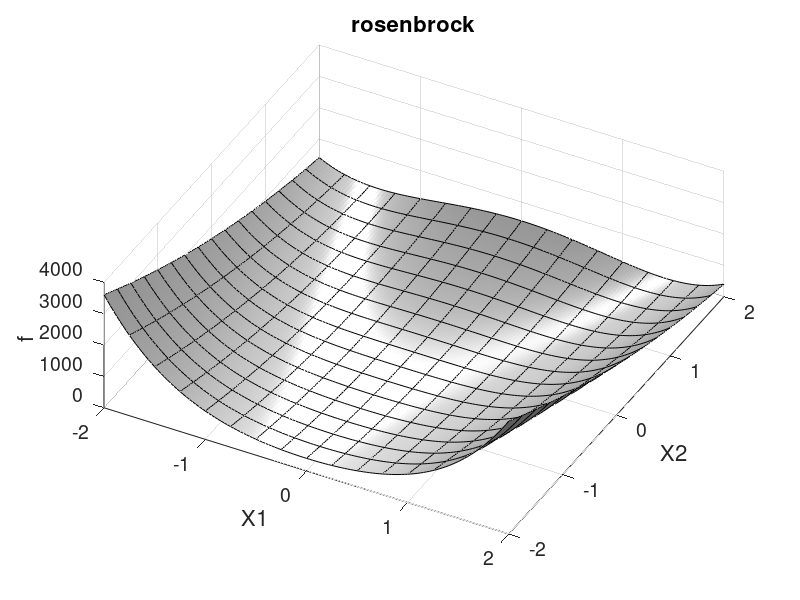
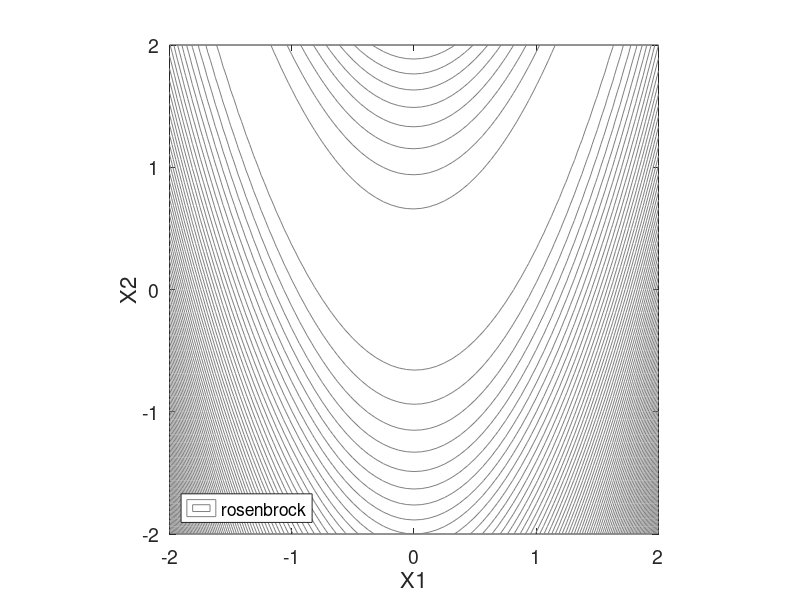
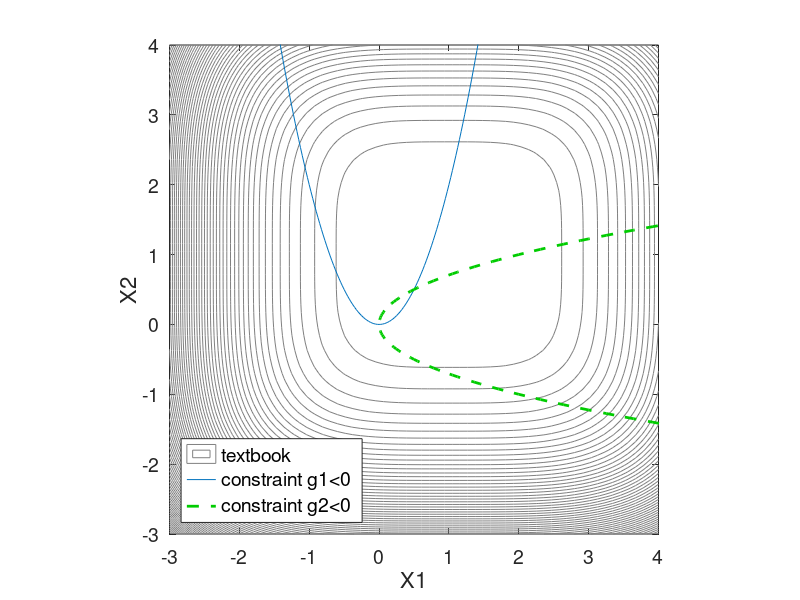
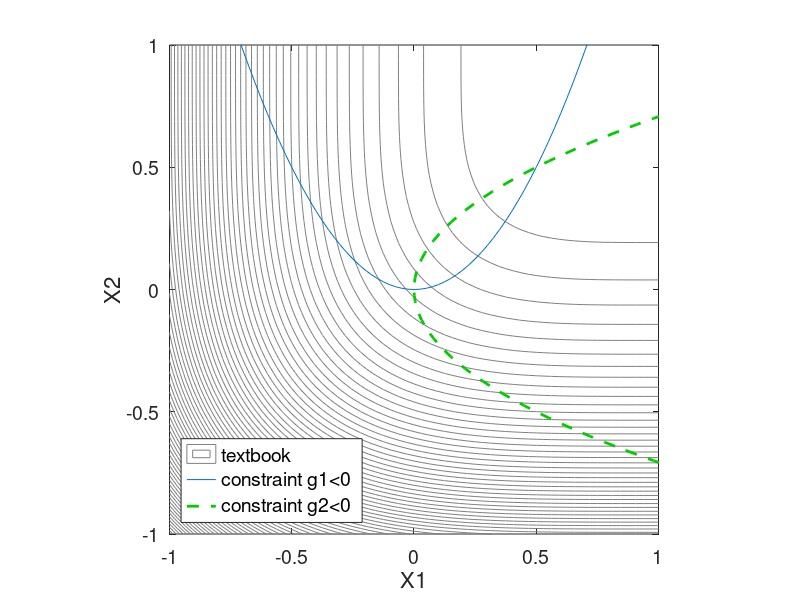

Here is the MATLAB script that generated these plots, in order: (Note: this script raises an error after producing the figures.)
function matlab_manual_image_generator(varargin)
%%%%%%%%%%%%%%%%%%%%%%%%%%%%%%%%%%%%%%%%%%%%%%%%%%%%%%%%%%%%%%%%%%%%%%%%%%%
%start matlab in the .../docs/latex-user directory and then run this
%function. Usage...
%
% matlab_tutorial_image_generator() regenerates all .png plots in the 
%       tutorial chapter of the dakota users manual (you still need to run
%       gimp to autocrop the images)
%
% matlab_tutorial_image_generator(imagefilename) regenerates only the .png
%       plot whose name is stored in the string variable imagefilename (you
%       still need to run gimp on this image to autocrop it)
%
% matlab_tutorial_image_generator(imagefilename1,imagefilename2,...,
%       imagefilenameN) regenerates only the .png plots whose names are
%       contained in the N stringvariables imagefilename1,imagefilename2,
%       ...,imagefilenameN (you still need to run gimp on these image to 
%       autocrop them)
%
% after creating these .png images, this functions outputs to the matlab
% command line the invocation of gimp (gnu image manipulation program) that
% will open all of the just produced .png files at once, and provides 
% instructions for using gimp to autocrop the images and how to then save
% the modified images.
%%%%%%%%%%%%%%%%%%%%%%%%%%%%%%%%%%%%%%%%%%%%%%%%%%%%%%%%%%%%%%%%%%%%%%%%%%%
    path_to_tutorial_examples='../../examples/tutorial/';
    path_to_methods_examples='../../examples/methods/';
    %path_to_save_images='develop_images/'; %I used this for development
    path_to_save_images='images/'; %use this for production
    ax_rosen_full=[-2 2 -2 2 0 4000];
    ax_rosen_zoom=[-0.5 0.5 -0.5 0.5 0 4000];
    ax_rosen_sc_lognorm=[0 30 .5 4];
    ax_textbook_full=[-3 4 -3 4];
    ax_textbook_zoom=[-1 1 -1 1];
    
    %dakota doesn't use maximally bright colors in it's outputs they look
    %closer to the following, note that these are approximate (dakota green 
    %was hard to judge since only example is a thin line in the textbook 
    %problem), these colors are hardcoded into the subfunctions below,
    %could modify to pass them in as arguments but why bother
    %dakotared  =[0.83 0    0   ]; %inputs
    %dakotagreen=[0    0.8  0   ]; %constraints
    %dakotablue =[0    0    0.87]; %outputs
    
    if(nargin==0)
        %this is a complete listing of the files it can produce, and it
        %does produce all of them when this function is passed no arguments
        output_files={...
            'rosen_3d_surf.png',...
            'rosen_2d_surf.png',...
            'textbook_contours.png',...
            'textbook_closeup.png',...
            'rosen_2d_pts.png',...
            'rosen_vect_pts.png',...
            'rosen_grad_opt_pts.png',...
            'textbook_history.png',...
            'rosen_ps_opt_pts.png',...
            'rosen_ps_opt_pts2.png',...
            'rosen_ea_init.png',...
            'rosen_ea_final.png',...
            'dakota_mogatest1_pareto_front.png',...
            'rosen_nond_pts.png',...
            'rosen_pce_pts.png',...
            'rosen_sc_pts.png',...
            'dakota_mogatest2_pareto_front.png',...
            'dakota_mogatest3_pareto_set.png',...
            'dakota_mogatest3_pareto_front.png'};
        Nout=length(output_files);
    else
        %only regenerate the images whose filenames were passed into this
        %function as string variables (it accepts an arbitrary number of
        %inputs)
        Nout=nargin;
        output_files= varargin;
    end
            
    gimp_command_string='gimp'; %start the gimp command string, below we 
    %will append the filenames of all images that we regenerate
    for iout=1:Nout
        switch(char(output_files{iout}))
            case 'rosen_3d_surf.png'
                imagename=plot_rosenbrock_3D(ax_rosen_full,...
                    path_to_save_images);
                gimp_command_string=sprintf('%s %s',gimp_command_string,...
                    imagename);
            case 'rosen_2d_surf.png'
                fig=figure;
                iflegend=1; %if plot legend
                imagename=plot_rosenbrock_contour(fig,ax_rosen_full,...
                    iflegend,path_to_save_images);
                gimp_command_string=sprintf('%s %s',gimp_command_string,...
                    imagename);
            case 'textbook_contours.png'
                fig=figure; 
                ifcon=1; %if plot constraints
                iflegend=1; %if plot a legend
                imagename=plot_textbook_contour(fig,ax_textbook_full,...
                    ifcon,iflegend,path_to_save_images,...
                    char(output_files{iout}));
                gimp_command_string=sprintf('%s %s',gimp_command_string,...
                      imagename);
            case 'textbook_closeup.png'
                fig=figure; 
                ifcon=1; %if plot constraints
                iflegend=1; %if plot a legend
                imagename=plot_textbook_contour(fig,ax_textbook_zoom,...
                    ifcon,iflegend,path_to_save_images,...
                    char(output_files{iout}));
                gimp_command_string=sprintf('%s %s',gimp_command_string,...
                    imagename);
            case 'rosen_2d_pts.png'
                imagename=plot_rosenbrock_2d_param_study(...
                    path_to_tutorial_examples,ax_rosen_full,...
                    path_to_save_images);
                gimp_command_string=sprintf('%s %s',gimp_command_string,...
                    imagename);
            case 'rosen_vect_pts.png'
                imagename=plot_rosenbrock_vector_param_study(...
                    path_to_tutorial_examples,ax_rosen_full,...
                    path_to_save_images);
                gimp_command_string=sprintf('%s %s',gimp_command_string,...
                    imagename);
            case 'rosen_grad_opt_pts.png'
                imagename=plot_rosenbrock_grad_opt(...
                    path_to_tutorial_examples,ax_rosen_full,...
                    path_to_save_images);
                gimp_command_string=sprintf('%s %s',gimp_command_string,...
                    imagename);                
            case 'textbook_history.png'
                imagename=plot_textbook_constrained_opt_example(...
                    path_to_tutorial_examples,ax_textbook_full,...
                    path_to_save_images);
                gimp_command_string=sprintf('%s %s',gimp_command_string,...
                    imagename);
            case 'rosen_ps_opt_pts.png'
                fname='rosen_ps_opt_pts.png';
                imagename=plot_rosenbrock_ps_opt(...
                    path_to_tutorial_examples,ax_rosen_full,...
                    path_to_save_images,char(output_files{iout}));
                gimp_command_string=sprintf('%s %s',gimp_command_string,...
                    imagename);
            case 'rosen_ps_opt_pts2.png'
                imagename=plot_rosenbrock_ps_opt(...
                    path_to_tutorial_examples,ax_rosen_zoom,...
                    path_to_save_images,char(output_files{iout}));
                gimp_command_string=sprintf('%s %s',gimp_command_string,...
                    imagename);
            case 'rosen_ea_init.png' 
                imagename=plot_rosenbrock_ea_opt(...
                    path_to_tutorial_examples,ax_rosen_full,...
                    path_to_save_images,char(output_files{iout}));
                gimp_command_string=sprintf('%s %s',gimp_command_string,...
                    imagename);
            case 'rosen_ea_final.png' 
                imagename=plot_rosenbrock_ea_opt(...
                    path_to_tutorial_examples,ax_rosen_full,...
                    path_to_save_images,char(output_files{iout}));
                gimp_command_string=sprintf('%s %s',gimp_command_string,...
                    imagename);
            case 'dakota_mogatest1_pareto_front.png'
                imagename=plot_mogatest1(path_to_tutorial_examples,...
                    path_to_save_images);
                gimp_command_string=sprintf('%s %s',gimp_command_string,...
                    imagename);
            case 'rosen_nond_pts.png'
                imagename=plot_rosenbrock_nond(...
                    path_to_tutorial_examples,ax_rosen_full,...
                    path_to_save_images);
                gimp_command_string=sprintf('%s %s',gimp_command_string,...
                    imagename);
            case 'rosen_pce_pts.png'
                imagename=plot_rosenbrock_pce(...
                    path_to_tutorial_examples,ax_rosen_full,...
                    path_to_save_images);
                gimp_command_string=sprintf('%s %s',gimp_command_string,...
                    imagename);
            case 'rosen_sc_pts.png'
                imagename=plot_rosenbrock_sc(...
                    path_to_methods_examples,ax_rosen_sc_lognorm,...
                    path_to_save_images);
                gimp_command_string=sprintf('%s %s',gimp_command_string,...
                    imagename);
            case 'dakota_mogatest2_pareto_front.png'
                imagename=plot_mogatest2(path_to_methods_examples,...
                    path_to_save_images);
                gimp_command_string=sprintf('%s %s',gimp_command_string,...
                    imagename);
            case 'dakota_mogatest3_pareto_set.png'
                imagename=plot_mogatest3(path_to_methods_examples,...
                    path_to_save_images,char(output_files{iout}));
                gimp_command_string=sprintf('%s %s',gimp_command_string,...
                    imagename);
            case 'dakota_mogatest3_pareto_front.png'
                imagename=plot_mogatest3(path_to_methods_examples,...
                    path_to_save_images,char(output_files{iout}));
                gimp_command_string=sprintf('%s %s',gimp_command_string,...
                    imagename);
            otherwise
                error('unknown output file "%s"',char(output_files{iout}));
        end
    end
    gimp_command_string=sprintf('%s &',gimp_command_string);
    
    %print instructions for autocropping the image files in gimp for the
    %user... not the string contained in gimp command string will open
    %every image this function just regenerated in one invocation (i.e. it
    %saves the user time and decreases the likelihood of an image being
    %missed)
    disp(sprintf('\nInstructions, do the following:\ncd %s',...
        path_to_save_images));
    disp(gimp_command_string);
    disp(sprintf('Within gimp do a "image->autocrop image" followed %s',...
        'by a "file->save" for each image'));
    disp('Also doing a "file->save as" to ".eps" format is optional');    
end

%%%%%%%%%%%%%%%%%%%%%%%%%%%%%%%%%%%%%%%%%%%%%%%%%%%%%%%%%%%%%%%%%%%%%%%%%%%
%the individual functions below this line only create image files if they
%are called with the "path_to_save_images" argument, i.e. you can preview
%images without writing them to file by omitting them "path_to_save_images"
%and later arguments when calling them.
%%%%%%%%%%%%%%%%%%%%%%%%%%%%%%%%%%%%%%%%%%%%%%%%%%%%%%%%%%%%%%%%%%%%%%%%%%%

function imagename=plot_rosenbrock_3D(ax,path_to_save_images)
    N=129;
    x1=repmat(((0:N-1)/(N-1))'*(ax(2)-ax(1))+ax(1),1,N);
    x2=repmat(((0:N-1)/(N-1)) *(ax(4)-ax(3))+ax(3),N,1);
    f=100*(x2-x1.^2).^2+(1-x1).^2;
    fig=figure;
    colormap('white'); 
    surf(x1,x2,f);
    shading interp;
    hold on;
    plot3(x1(:,1:8:N) ,x2(:,1:8:N) ,f(:,1:8:N) ,'-k',...
          x1(1:8:N,:)',x2(1:8:N,:)',f(1:8:N,:)','-k');
    view(0,140);
    hcl=camlight('headlight');
    view(28,65);
    axis(ax);
    set(gca,'Fontsize',14);
    xlabel('X1','Fontsize',16);
    ylabel('X2','Fontsize',16);
    zlabel('f','Fontsize',16);
    title('rosenbrock','fontsize',16);
    imagename=[];
    if(nargin>1)
        imagename='rosen_3d_surf.png';
        print('-dpng',[path_to_save_images imagename]);
    end
end

%%%%%%%%%%%%%%%%%%%%%%%%%%%%%%%%%%%%%%%%%%%%%%%%%%%%%%%%%%%%%%%%%%%%%%%%%%%

function imagename=plot_rosenbrock_contour(fig,ax,iflegend,...
    path_to_save_images)
    N=65;
    x1=repmat(((0:N-1)/(N-1))'*(ax(2)-ax(1))+ax(1),1,N);
    x2=repmat(((0:N-1)/(N-1)) *(ax(4)-ax(3))+ax(3),N,1);
    f=100*(x2-x1.^2).^2+(1-x1).^2;
    figure(fig);
    %V=0:50:ax(6);
    contour(x1,x2,f,80,'linestyle','-','linecolor',0.5*ones(1,3));
    axis equal;
    axis(ax(1:4));
    set(gca,'Fontsize',14);
    xlabel('X1','Fontsize',16);
    ylabel('X2','Fontsize',16);
    if(iflegend)
       set(legend('rosenbrock','location','southwest'),'fontsize'); 
    end
    imagename=[];
    if(nargin>3)
        imagename='rosen_2d_surf.png';
        print('-dpng',[path_to_save_images imagename]);
    end
end

%%%%%%%%%%%%%%%%%%%%%%%%%%%%%%%%%%%%%%%%%%%%%%%%%%%%%%%%%%%%%%%%%%%%%%%%%%%

function imagename=plot_textbook_contour(fig,ax,ifcon,iflegend,...
    path_to_save_images,fname)
    N=65;
    x1=repmat(((0:N-1)/(N-1))'*(ax(2)-ax(1))+ax(1),1,N);
    x2=repmat(((0:N-1)/(N-1)) *(ax(4)-ax(3))+ax(3),N,1);
    f=(x1-1).^4+(x2-1).^4;
    [c,h]=contour(x1,x2,f,74,'linestyle','-','linecolor',0.5*ones(1,3));
    %clabel(c,h);
    axis equal;
    axis(ax(1:4));
    set(gca,'Fontsize',14);
    xlabel('X1','Fontsize',16);
    ylabel('X2','Fontsize',16); 
    if(ifcon)
        %plot constraints
        %g1(x1,x2) is (x1.^2-0.5*x2)<0; %contstaint 1 solid
        %g2(x1,x2) is (x2.^2-0.5*x1)<0; %constraint 2 dashed
        t=-32:.1:32;
        x1g1=t/4;
        x2g1=t.^2/8;
        x1g2=x2g1;
        x2g2=x1g1;
        hold on; 
        plot(x1g1,x2g1,'-',x1g2,x2g2,'--','linewidth',2,'color',[0 0.8 0]);
        if(iflegend)            
            h=legend('textbook','constraint g1<0','constraint g2<0',...
                'location','southwest');
            set(h,'fontsize',14);

            %h=legend('constraints','g1<0','g2<0','location','southwest');
            %hchild=get(h,'children');
            %delete(hchild(7));
        end
        hold off;
    end
    imagename=[];
    if(nargin>4)
        imagename=fname;
        print('-dpng',[path_to_save_images imagename]);        
    end
end

%%%%%%%%%%%%%%%%%%%%%%%%%%%%%%%%%%%%%%%%%%%%%%%%%%%%%%%%%%%%%%%%%%%%%%%%%%%

function imagename=plot_rosenbrock_2d_param_study(...
    path_to_tutorial_examples,ax,path_to_save_images)

    fid=fopen([path_to_tutorial_examples ...
        'rosenbrock_2d_tabular.dat'],'r');
    if(fid==-1)
        error('Could not find file: "%s"',[path_to_tutorial_examples ...
        'rosenbrock_2d_tabular.dat']);
    end
    fgetl(fid); %string of the header line
    data=fscanf(fid,'%g',[4 inf])';
    fclose(fid);
    fig=figure;
    plot_rosenbrock_contour(fig,ax,0); %(fig,ax,iflegend)
    hold on;
    plot(data(:,2),data(:,3),'o','markeredgecolor',[0.83 0 0],...
        'markerfacecolor',[0.83 0 0]);
    %set(legend('rosenbrock','param study','location','best'),...
    %    'fontsize',14);
    hold off;
    imagename=[];
    if(nargin>2)
        imagename='rosen_2d_pts.png';
        print('-dpng',[path_to_save_images imagename]);        
    end
end

%%%%%%%%%%%%%%%%%%%%%%%%%%%%%%%%%%%%%%%%%%%%%%%%%%%%%%%%%%%%%%%%%%%%%%%%%%%

function imagename=plot_rosenbrock_vector_param_study(...
    path_to_tutorial_examples,ax,path_to_save_images)

    fid=fopen([path_to_tutorial_examples ...
        'rosenbrock_vector_tabular.dat'],'r');
    if(fid==-1)
        error('Could not find file: "%s"',[path_to_tutorial_examples ...
        'rosenbrock_vector_tabular.dat']);
    end    
    fgetl(fid); %string of the header line
    data=fscanf(fid,'%g',[4 inf])';
    fclose(fid);
    fig=figure;
    plot_rosenbrock_contour(fig,ax,0); %(fig,ax,iflegend)
    hold on;
    plot(data(:,2),data(:,3),'o','markeredgecolor',[0.83 0 0],...
        'markerfacecolor',[0.83 0 0]);
    set(legend('rosenbrock','parameter study','location','southwest'),...
        'fontsize',14);
    hold off;
    imagename=[];
    if(nargin>2)
        imagename='rosen_vect_pts.png';
        print('-dpng',[path_to_save_images imagename]);        
    end
end

%%%%%%%%%%%%%%%%%%%%%%%%%%%%%%%%%%%%%%%%%%%%%%%%%%%%%%%%%%%%%%%%%%%%%%%%%%%

function imagename=plot_rosenbrock_grad_opt(...
    path_to_tutorial_examples,ax,path_to_save_images)

    fid=fopen([path_to_tutorial_examples ...
        'rosenbrock_grad_opt_tabular.dat'],'r');
    if(fid==-1)
        error('Could not find file: "%s"',[path_to_tutorial_examples ...
        'rosenbrock_grad_opt_tabular.dat']);
    end    
    fgetl(fid); %string of the header line
    data=fscanf(fid,'%g',[4 inf])';
    fclose(fid);
    fig=figure;
    plot_rosenbrock_contour(fig,ax,0); %(fig,ax,iflegend)
    hold on;
    plot(data(:,2),data(:,3),'o','markeredgecolor',[0.83 0 0],...
        'markerfacecolor',[0.83 0 0]);
    set(legend('rosenbrock','iteration history','location','southwest'),...
        'fontsize',14);
    hold off;
    imagename=[];
    if(nargin>2)
        imagename='rosen_grad_opt_pts.png';
        print('-dpng',[path_to_save_images imagename]);        
    end
end

%%%%%%%%%%%%%%%%%%%%%%%%%%%%%%%%%%%%%%%%%%%%%%%%%%%%%%%%%%%%%%%%%%%%%%%%%%%

function imagename=plot_textbook_constrained_opt_example(...
    path_to_tutorial_examples,ax,path_to_save_images)
    %this function generates the plot for the "constrained optimization of
    %the textbook function" example.  It requires that the
    %"dakota_tabular.dat" (in the example directory) output file for this 
    %example be moved to "textbook_tabular.dat" (in the example directory)
    %after running this function you will want to open the plot in gimp and
    %do an "image->autocrop image" save and also save as a .eps file
    fid=fopen([path_to_tutorial_examples 'textbook_tabular.dat'],'r');
    if(fid==-1)
        error('Could not find file: "%s"',[path_to_tutorial_examples ...
        'textbook_tabular.dat']);
    end    
    fgetl(fid); %string of the header line
    data=fscanf(fid,'%g',[6 inf])';
    fclose(fid);
    fig=figure;
    plot_textbook_contour(fig,ax,1,0); %(fig,ax,ifconstraints,iflegend)
    hold on;
    plot(data(:,2),data(:,3),'o','markeredgecolor',[0.83 0 0],...
        'markerfacecolor',[0.83 0 0]);
    set(legend('textbook','constraint g1<0','constraint g2<0',...
        'iteration history','location','southwest'),'fontsize',14);
    hold off; 
    imagename=[];
    if(nargin>2)
        imagename='textbook_history.png';
        print('-dpng',[path_to_save_images imagename]);
    end
end

%%%%%%%%%%%%%%%%%%%%%%%%%%%%%%%%%%%%%%%%%%%%%%%%%%%%%%%%%%%%%%%%%%%%%%%%%%%

function imagename=plot_rosenbrock_ps_opt(path_to_tutorial_examples,...
    ax,path_to_save_images,fname)

    fid=fopen([path_to_tutorial_examples ...
        'rosenbrock_ps_opt_tabular.dat'],'r');
    if(fid==-1)
        error('Could not find file: "%s"',[path_to_tutorial_examples ...
        'rosenbrock_ps_opt_tabular.dat']);
    end    
    fgetl(fid); %string of the header line
    data=fscanf(fid,'%g',[4 inf])';
    fclose(fid);
    fig=figure;
    plot_rosenbrock_contour(fig,ax,0); %(fig,ax,iflegend)
    hold on;
    %N=min(size(data,1),50);
    %h=text(data(1:N,2),data(1:N,3),num2str((1:N)')); %prints numbers
    %%instead of dots at data point locations
    %for ih=1:N
    %    set(h(ih),'HorizontalAlignment','center');
    %end
    plot(data(:,2),data(:,3),'o','markeredgecolor',[0.83 0 0],...
        'markerfacecolor',[0.83 0 0]);
    set(legend('rosenbrock','iteration history','location','southwest'),...
        'fontsize',14);
    hold off;
    imagename=[];
    if(nargin>2)
        imagename=fname;
        print('-dpng',[path_to_save_images imagename]);        
    end
end

%%%%%%%%%%%%%%%%%%%%%%%%%%%%%%%%%%%%%%%%%%%%%%%%%%%%%%%%%%%%%%%%%%%%%%%%%%%

function imagename=plot_rosenbrock_ea_opt(path_to_tutorial_examples,...
    ax,path_to_save_images,fname)

    fid=fopen([path_to_tutorial_examples ...
        'rosenbrock_ea_opt_tabular.dat'],'r');
    if(fid==-1)
        error('Could not find file: "%s"',[path_to_tutorial_examples ...
        'rosenbrock_ea_opt_tabular.dat']);
    end    
    fgetl(fid); %string of the header line
    data=fscanf(fid,'%g',[4 inf])';
    fclose(fid);
    warning(['plot_rosenbrock_ea_opt is assuming "population_size = 50"'...
        'and "replacement_type chc = 10"']);
    if(strcmp(fname,'rosen_ea_init.png'))
        data=data(1:50,:);
    elseif(strcmp(fname,'rosen_ea_final.png'))
        Npts=size(data,1);
        yada=sortrows(data(1:Npts-40,:),4);
        data=[yada(1:10,:); data(Npts-40+1:Npts,:)];
    else
       error('%s is an unknown filename',fname); 
    end
    fig=figure;
    plot_rosenbrock_contour(fig,ax,0); %(fig,ax,iflegend)
    hold on;
    plot(data(:,2),data(:,3),'o','markeredgecolor',[0.83 0 0],...
        'markerfacecolor',[0.83 0 0]);
    if(strcmp(fname,'rosen_ea_init.png'))
        %the location of this legend is hardcoded so as to not block any
        %data points given the current behavior of dakota (i.e. dakota 5.0)
        h=legend('rosenbrock','initial pop','location','southeast');
        set(h,'fontsize',14);
        pos=get(h,'position');
        pos(2)=pos(2)*1.1;
        set(h,'position',pos);
        %save DEVELOPME;
        %bob;
    elseif(strcmp(fname,'rosen_ea_final.png'))
        set(legend('rosenbrock','final pop','location','southwest'),...
            'fontsize',14);    
    end
    hold off;
    imagename=[];
    if(nargin>2)
        imagename=fname;
        print('-dpng',[path_to_save_images imagename]);        
    end
end

%%%%%%%%%%%%%%%%%%%%%%%%%%%%%%%%%%%%%%%%%%%%%%%%%%%%%%%%%%%%%%%%%%%%%%%%%%%

function imagename=plot_mogatest1(path_to_tutorial_examples,...
    path_to_save_images)
    %this function attempts to autoselect good axis bounds for the plot,
    %but parameters in the selection logic (i.e. the spacing of tick marks)
    %assume that the general range of the output does not change MUCH from
    %their current values (dakota release 5.0)

    fid=fopen([path_to_tutorial_examples 'mogatest1_finaldata1.dat'],'r');
    if(fid==-1)
        error('Could not find file: "%s"',[path_to_tutorial_examples ...
        'mogatest1_finaldata1.dat']);
    end    
    data=fscanf(fid,'%g',[5 inf])';
    fclose(fid);
    plot(data(:,4),data(:,5),'*','markeredgecolor',[0 0 0.87]);
    minmoga=floor(min(data(:,4:5)));
    maxmoga=ceil(max(data(:,4:5)));
    axis equal;
    axis(reshape([minmoga; maxmoga],1,4));
    set(gca,'Xtick',minmoga(1):0.1:maxmoga(1),'Ytick',...
        minmoga(2):0.1:maxmoga(2),'Fontsize',12)
    title('MOGA Test Problem #1 - Concave Pareto Frontier','Fontsize',14);
        xlabel('F1','Fontsize',14);
    ylabel('F2','Fontsize',14);
    imagename=[];
    if(nargin>1)
        imagename='dakota_mogatest1_pareto_front.png';
        print('-dpng',[path_to_save_images imagename]);
    end
end

%%%%%%%%%%%%%%%%%%%%%%%%%%%%%%%%%%%%%%%%%%%%%%%%%%%%%%%%%%%%%%%%%%%%%%%%%%%

function imagename=plot_rosenbrock_nond(...
    path_to_tutorial_examples,ax,path_to_save_images)

    fid=fopen([path_to_tutorial_examples ...
        'rosenbrock_nond_tabular.dat'],'r');
    if(fid==-1)
        error('Could not find file: "%s"',[path_to_tutorial_examples ...
        'rosenbrock_nond_tabular.dat']);
    end 
    fgetl(fid); %string of the header line
    data=fscanf(fid,'%g',[4 inf])';
    fclose(fid);
    fig=figure;
    plot_rosenbrock_contour(fig,ax,0); %(fig,ax,iflegend)
    hold on;
    plot(data(:,2),data(:,3),'o','markeredgecolor',[0.83 0 0],...
        'markerfacecolor',[0.83 0 0]);
    %set(legend('rosenbrock','nond','location','best'),...
    %    'fontsize',14);
    hold off;
    imagename=[];
    if(nargin>2)
        imagename='rosen_nond_pts.png';
        print('-dpng',[path_to_save_images imagename]);
    end
end

%%%%%%%%%%%%%%%%%%%%%%%%%%%%%%%%%%%%%%%%%%%%%%%%%%%%%%%%%%%%%%%%%%%%%%%%%%%

function imagename=plot_rosenbrock_pce(...
    path_to_tutorial_examples,ax,path_to_save_images)

    fid=fopen([path_to_tutorial_examples ...
        'rosenbrock_pce_tabular.dat'],'r');
    if(fid==-1)
        error('Could not find file: "%s"',[path_to_tutorial_examples ...
        'rosenbrock_pce_tabular.dat']);
    end 
    fgetl(fid); %string of the header line
    data=fscanf(fid,'%g',[4 inf])';
    fclose(fid);
    fig=figure;
    plot_rosenbrock_contour(fig,ax,0); %(fig,ax,iflegend)
    hold on;
    plot(data(:,2),data(:,3),'o','markeredgecolor',[0.83 0 0],...
        'markerfacecolor',[0.83 0 0]);
    h=legend('rosenbrock','TP Gauss. pts','location','southwest');
        set(h,'fontsize',14);
        pos=get(h,'position');
        pos(2)=pos(2)*2;
        set(h,'position',pos);
    %set(legend('rosenbrock','nond','location','best'),...
    %    'fontsize',14);
    hold off;
    imagename=[];
    if(nargin>2)
        imagename='rosen_pce_pts.png';
        print('-dpng',[path_to_save_images imagename]);
    end
end

%%%%%%%%%%%%%%%%%%%%%%%%%%%%%%%%%%%%%%%%%%%%%%%%%%%%%%%%%%%%%%%%%%%%%%%%%%%


function imagename=plot_rosenbrock_sc(path_to_methods_examples,ax,...
    path_to_save_images)

    fid=fopen([path_to_methods_examples ...
        'nond_stoch_collocation_tabular.dat'],'r');
    if(fid==-1)
        error('Could not find file: "%s"',[path_to_methods_examples ...
        'nond_stoch_collocation_tabular.dat']);
    end 
    fgetl(fid); %string of the header line
    data=fscanf(fid,'%g',[4 inf])';
    fclose(fid);

    fig=figure;
    %plot_rosenbrock_contour(fig,ax,0); 
    %hold on;
    plot(data(:,2),data(:,3),'o','markeredgecolor',[0.83 0 0],'markerfacecolor',[0.83 0 0]);
    grid on;
    %axis normal;
    axis(ax);
    %hold off; 
    set(gca,'Fontsize',14);
    xlabel('X1','Fontsize',16);
    ylabel('X2','Fontsize',16);
    set(legend('Collocation Pts','location','best'),'fontsize',14);
    %set(legend('rosenbrock','Collocation Pts','location','northeast'),'fontsize',14);

    imagename=[];
    if(nargin>2)
        imagename='rosen_sc_pts.png';
        print('-dpng',[path_to_save_images imagename]);
    end
end







%%%%%%%%%%%%%%%%%%%%%%%%%%%%%%%%%%%%%%%%%%%%%%%%%%%%%%%%%%%%%%%%%%%%%%%%%%%

function imagename=plot_mogatest2(path_to_methods_examples,...
    path_to_save_images)
    %this function attempts to autoselect good axis bounds for the plot,
    %but parameters in the selection logic (i.e. the spacing of tick marks)
    %assume that the general range of the output does not change MUCH from
    %their current values (dakota release 5.0)
    
    fid=fopen([path_to_methods_examples ...
        'mogatest2_finaldata1.dat'],'r');
    if(fid==-1)
        error('Could not find file: "%s"',[path_to_methods_examples ...
        'mogatest2_finaldata1.dat']);
    end 
    data=fscanf(fid,'%g',[4 inf])';
    fclose(fid);
    plot(data(:,3),data(:,4),'*','markeredgecolor',[0 0 0.87]);
    minmoga=floor(min(data(:,3:4)).*[10 5])./[10 5];
    maxmoga=ceil( max(data(:,3:4)).*[10 5])./[10 5];
    
    axis(reshape([minmoga; maxmoga],1,4));
    set(gca,'Xtick',minmoga(1):0.1:maxmoga(1),'Ytick',...
        minmoga(2):0.2:maxmoga(2),'Fontsize',12)
    title('MOGA Test Problem #2 - Discrete Pareto Frontier','Fontsize',14);
    xlabel('F1','Fontsize',14);
    ylabel('F2','Fontsize',14);
    
    imagename=[];
    if(nargin>1)
        imagename='dakota_mogatest2_pareto_front.png';
        print('-dpng',[path_to_save_images imagename]);
    end
end

%%%%%%%%%%%%%%%%%%%%%%%%%%%%%%%%%%%%%%%%%%%%%%%%%%%%%%%%%%%%%%%%%%%%%%%%%%%

function imagename=plot_mogatest3(path_to_methods_examples,...
    path_to_save_images,fname)
    %this function attempts to autoselect good axis bounds for the plot,
    %but parameters in the selection logic (i.e. the spacing of tick marks)
    %assume that the general range of the output does not change MUCH from
    %their current values (dakota release 5.0)
    fid=fopen([path_to_methods_examples ...
        'mogatest3_finaldata1.dat'],'r');
    if(fid==-1)
        error('Could not find file: "%s"',[path_to_methods_examples ...
        'mogatest3_finaldata1.dat']);
    end 
    
    data=fscanf(fid,'%g',[6 inf])';
    fclose(fid);
    imagename=[];
    
    
    if((nargin==1)||strcmp(fname,'dakota_mogatest3_pareto_set.png'))
        figure;
        plot(data(:,1),data(:,2),'*','markeredgecolor',[0.83 0 0],'markerfacecolor',[0.83 0 0]);
        minmoga=floor(min(data(:,1:2))./[1 2]).*[1 2];
        maxmoga=ceil( max(data(:,1:2))./[1 2]).*[1 2];
        axis(reshape([minmoga; maxmoga],1,4));
        set(gca,'Fontsize',12)
        title('MOGA Test Problem #3 - Pareto Set','Fontsize',14);
        xlabel('X1','Fontsize',14);
        ylabel('X2','Fontsize',14);
    end
    
    if((nargin==1)||strcmp(fname,'dakota_mogatest3_pareto_front.png'))
        figure;
        plot(data(:,3),data(:,4),'*','markeredgecolor',[0 0 0.87]);
        minmoga=floor(min(data(:,3:4))/50)*50;
        maxmoga=ceil( max(data(:,3:4))/50)*50;
        axis equal;
        axis(reshape([minmoga; maxmoga],1,4));
        set(gca,'Fontsize',12)
        title('MOGA Test Problem #3 - Linear Pareto Frontier','Fontsize',14);
        xlabel('F1','Fontsize',14);
        ylabel('F2','Fontsize',14);
    end
    
    if(nargin==2)
        error(['a single call of this function will produce at most one'...
            ' image file (the images filename is passed in as the third'...
            ' argument of this subfunction)']);
    end
    
    if(nargin>2)
        imagename=[imagename fname]; %the
        %leading space is important because it serves to separate the 2
        %filenames produced by this function.
        print('-dpng',[path_to_save_images imagename]);
    end
end
